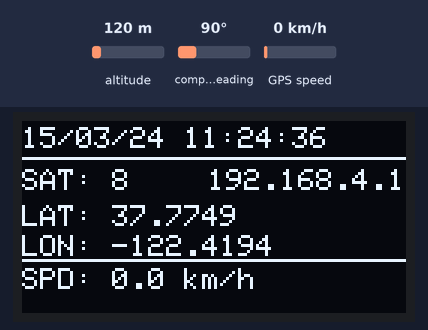
The sketch below on a simulated ESP8266 (NodeMCU). Shown: 128×64 one-colour display. The test bench sets the inputs (shaded band); at power-on: GPS speed 0 km/h, altitude 120 m, compass heading 90°. The GPS gets a fix after 3 s at 37.7749, -122.4194 with 8 satellites; what the sketch prints to the serial monitor is not drawn.

Above: at 6.2 s.
6.3 s: GPS speed set to 2 km/h
At 7.9 s:
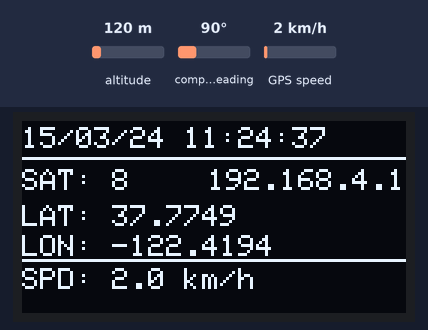
9.6 s: GPS speed set to 30 km/h
At 10.9 s:
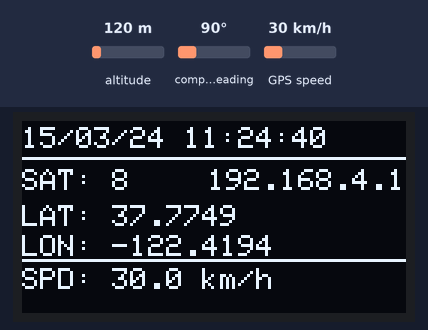
12.6 s: GPS speed set to 60 km/h
At 13.9 s:
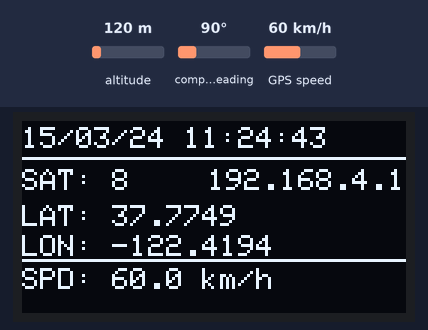
Timing chart, 0 to 15.6 s (numbered marks = the images above; inputs shaded):
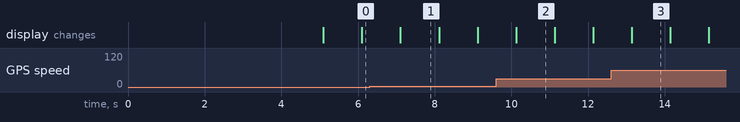

Measured:
- what the display in image 1 shows lasts 1.0 s, from 7.1 s to 8.1 s

The sketch:

ESP8266-oled-GPS.ino
```cpp
// (licence header left out)
#include <Wire.h>
#include <Adafruit_GFX.h>
#include <Adafruit_SSD1306.h>
#include <TinyGPS++.h>
#include <SoftwareSerial.h>
#include <ESP8266WiFi.h>
#include <ESP8266WebServer.h>

// OLED screen definitions
#define SCREEN_WIDTH 128
#define SCREEN_HEIGHT 64
#define OLED_SDA D5
#define OLED_SCL D6

// GPS definitions
#define GPS_RX D1
#define GPS_TX D4

// WiFi configuration
const char* ssid = "GPS_Tracker";      // WiFi network name
const char* password = "12345678";     // WiFi password

#define MAX_SRV_CLIENTS 2  // Maximum number of simultaneous clients

// Create objects
Adafruit_SSD1306 display(SCREEN_WIDTH, SCREEN_HEIGHT, &Wire, -1);
TinyGPSPlus gps;
SoftwareSerial gpsSerial(GPS_RX, GPS_TX);
ESP8266WebServer server(80);

// Function to determine if we are in daylight saving time
bool isDST(int day, int month, int dow) {
    // In France, DST starts on the last Sunday of March (at 2am)
    // and ends on the last Sunday of October (at 3am)
    if (month < 3 || month > 10) return false;
    if (month > 3 && month < 10) return true;
    int lastSunday = 31 - dow;  // dow = day of week (0 = Sunday)
    if (month == 3) return day >= lastSunday;
    if (month == 10) return day < lastSunday;
    return false;
}

// Function to get current UTC offset
int getUTCOffset(int day, int month, int dow) {
    return isDST(day, month, dow) ? 2 : 1;  // 2h in summer, 1h in winter
}

void setup() {
  Serial.begin(115200);
  Wire.begin(OLED_SDA, OLED_SCL);
  gpsSerial.begin(9600);

  if(!display.begin(SSD1306_SWITCHCAPVCC, 0x3C)) {
    Serial.println(F("Failed to initialize SSD1306 display"));
    for(;;);
  }

  // WiFi access point configuration
  WiFi.mode(WIFI_AP);
  WiFi.softAPConfig(IPAddress(192,168,4,1), IPAddress(192,168,4,1), IPAddress(255,255,255,0));
  WiFi.softAP(ssid, password, 1, 0, MAX_SRV_CLIENTS);  // Channel 1, no hidden SSID, max 2 clients

  IPAddress myIP = WiFi.softAPIP();
  Serial.print("SSID: ");
  Serial.println(ssid);
  Serial.print("Access Point IP: ");
  Serial.println(myIP);

  // Web server routes configuration
  server.on("/", HTTP_GET, handleRoot);
  server.on("/data", HTTP_GET, handleData);
  server.on("/css", HTTP_GET, handleCSS);
  server.on("/ping", HTTP_GET, []() {
    server.send(200, "text/plain", "pong");
  });

  server.begin();
  Serial.println("HTTP server started");

  // Initial connection information display
  display.clearDisplay();
  display.setTextSize(1);
  display.setTextColor(WHITE);
  display.setCursor(0,0);
  display.println("GPS Tracker");
  display.println("------------");
  display.println("WIFI: GPS_Tracker");
  display.println("PASS: 12345678");
  display.println("------------");
  display.print("IP: ");
  display.println(myIP);
  display.display();
  delay(5000);
}

void loop() {
  static unsigned long lastCheck = 0;

  while (gpsSerial.available() > 0) {
    gps.encode(gpsSerial.read());
  }

  static unsigned long lastDisplayUpdate = 0;
  if (millis() - lastDisplayUpdate >= 100) {
    updateDisplay();
    lastDisplayUpdate = millis();
  }

  server.handleClient();

  if (millis() - lastCheck >= 10000) {
    Serial.printf("Clients connectés: %d\n", WiFi.softAPgetStationNum());
    lastCheck = millis();
  }

  delay(1);
}

void handleRoot() {
  String html = R"html(
    <!DOCTYPE html>
    <html>
    <head>
        <title>GPS Tracker</title>
        <meta name="viewport" content="width=device-width, initial-scale=1">
        <link rel="stylesheet" href="/css">
        <script>
            let retryCount = 0;
            const maxRetries = 3;

            async function checkConnection() {
                try {
                    const response = await fetch('/ping');
                    if (response.ok) {
                        retryCount = 0;
                        return true;
                    }
                } catch (e) {
                    console.error('Erreur de connexion:', e);
                }
                return false;
            }

            async function updateData() {
                try {
                    const response = await fetch('/data');
                    if (!response.ok) throw new Error('Erreur réseau');
                    const data = await response.json();

                    document.getElementById('datetime').textContent = data.datetime;
                    document.getElementById('satellites').textContent = data.satellites;
                    document.getElementById('latitude').textContent = data.latitude;
                    document.getElementById('longitude').textContent = data.longitude;
                    document.getElementById('speed').textContent = data.speed + ' km/h';

                    const mapsLink = document.getElementById('maps-link');
                    if (data.mapsLink) {
                        mapsLink.href = data.mapsLink;
                        mapsLink.style.display = 'inline';
                    } else {
                        mapsLink.style.display = 'none';
                    }

                    retryCount = 0;
                } catch (error) {
                    console.error('Erreur:', error);
                    retryCount++;
                    if (retryCount >= maxRetries) {
                        document.getElementById('error-message').style.display = 'block';
                    }
                }
            }

            checkConnection().then(connected => {
                if (connected) {
                    updateData();
                    setInterval(updateData, 1000);
                }
            });
        </script>
    </head>
    <body>
        <h1>GPS Tracker</h1>
        <div id="error-message" style="display:none; color:red; text-align:center; margin:10px;">
            Problème de connexion. Essayez de recharger la page.
        </div>
        <div class="data-container">
            <p>Date/Heure: <span id="datetime" class="value">--</span></p>
            <p>Satellites: <span id="satellites" class="value">--</span></p>
            <p>Latitude: <span id="latitude" class="value">--</span></p>
            <p>Longitude: <span id="longitude" class="value">--</span></p>
            <p>Vitesse: <span id="speed" class="value">--</span></p>
            <p style="text-align: center; border-bottom: none;">
                <a id="maps-link" href="#" target="_blank">Voir sur Google Maps</a>
            </p>
        </div>
    </body>
    </html>
  )html";
  server.send(200, "text/html", html);
}

void handleData() {
  String datetime = "Non disponible";
  if (gps.date.isValid() && gps.time.isValid()) {
    int hour = gps.time.hour();
    int minute = gps.time.minute();
    int second = gps.time.second();

    int currentOffset = getUTCOffset(gps.date.day(), gps.date.month(), gps.date.day() % 7);
    hour = (hour + currentOffset) % 24;

    char buffer[30];
    sprintf(buffer, "%02d/%02d/%02d %02d:%02d:%02d",
            gps.date.day(), gps.date.month(), gps.date.year() % 100,
            hour, minute, second);
    datetime = String(buffer);
  }

  String mapsLink = "";
  if (gps.location.isValid()) {
    mapsLink = "https://www.google.com/maps?q=" +
               String(gps.location.lat(), 6) + "," +
               String(gps.location.lng(), 6);
  }

  String json = "{";
  json += "\"datetime\":\"" + datetime + "\",";
  json += "\"satellites\":" + String(gps.satellites.value()) + ",";
  json += "\"latitude\":" + String(gps.location.isValid() ? gps.location.lat() : 0, 6) + ",";
  json += "\"longitude\":" + String(gps.location.isValid() ? gps.location.lng() : 0, 6) + ",";
  json += "\"speed\":" + String(gps.speed.isValid() ? gps.speed.kmph() : 0, 1) + ",";
  json += "\"mapsLink\":\"" + mapsLink + "\"";
  json += "}";

  server.send(200, "application/json", json);
}

void handleCSS() {
  String css = R"css(
    body {
        font-family: Arial, sans-serif;
        margin: 20px;
        background-color: #f5f5f5;
        color: #333;
    }

    h1 {
        color: #2c3e50;
        text-align: center;
        margin-bottom: 30px;
    }

    .data-container {
        background: white;
        padding: 20px;
        border-radius: 10px;
        box-shadow: 0 2px 5px rgba(0,0,0,0.1);
        max-width: 600px;
        margin: 0 auto;
    }

    p {
        margin: 15px 0;
        padding: 10px;
        border-bottom: 1px solid #eee;
    }

    .value {
        font-weight: bold;
        color: #2980b9;
        float: right;
    }

    #maps-link {
        float: none;
        color: #2980b9;
        text-decoration: none;
        padding: 5px 10px;
        border: 1px solid #2980b9;
        border-radius: 5px;
    }

    #maps-link:hover {
        background-color: #2980b9;
        color: white;
    }

    @media (max-width: 480px) {
        body {
            margin: 10px;
        }
        .data-container {
            padding: 15px;
        }
    }
  )css";

  server.send(200, "text/css", css);
}

void updateDisplay() {
  display.clearDisplay();
  display.setTextSize(1);
  display.setTextColor(WHITE);

  // Display Date and Time with offset
  display.setCursor(0,2);
  if (gps.date.isValid() && gps.time.isValid()) {
    int hour = gps.time.hour();
    int minute = gps.time.minute();
    int second = gps.time.second();

    int currentOffset = getUTCOffset(gps.date.day(), gps.date.month(), gps.date.day() % 7);
    hour = (hour + currentOffset) % 24;

    char dateStr[11];
    sprintf(dateStr, "%02d/%02d/%02d", gps.date.day(), gps.date.month(), gps.date.year() % 100);
    display.print(dateStr);
    display.print(" ");
    char timeStr[9];
    sprintf(timeStr, "%02d:%02d:%02d", hour, minute, second);
    display.println(timeStr);
  } else {
    display.println("Waiting signal...");
  }

  // Separation line
  display.drawLine(0, 12, SCREEN_WIDTH, 12, WHITE);

  // Display Satellites and IP on the same line
  display.setCursor(0,16);
  display.print("SAT: ");
  display.print(gps.satellites.value());

  // IP on the right
  String ip = WiFi.softAPIP().toString();
  int16_t ipWidth = ip.length() * 6;
  display.setCursor(SCREEN_WIDTH - ipWidth, 16);
  display.print(ip);

  // Display Coordinates
  display.setCursor(0,28);
  if (gps.location.isValid()) {
    display.print("LAT: ");
    display.println(gps.location.lat(), 4);
    display.setCursor(0,38);
    display.print("LON: ");
    display.println(gps.location.lng(), 4);
  } else {
    display.println("Position: Searching");
  }

  // Separation line before speed
  display.drawLine(0, 46, SCREEN_WIDTH, 46, WHITE);

  // Display Speed
  display.setCursor(0,49);
  display.print("SPD: ");
  if (gps.speed.isValid()) {
    display.print(gps.speed.kmph(), 1);
    display.print(" km/h");
  } else {
    display.print("--.- km/h");
  }

  display.display();
} 
```
